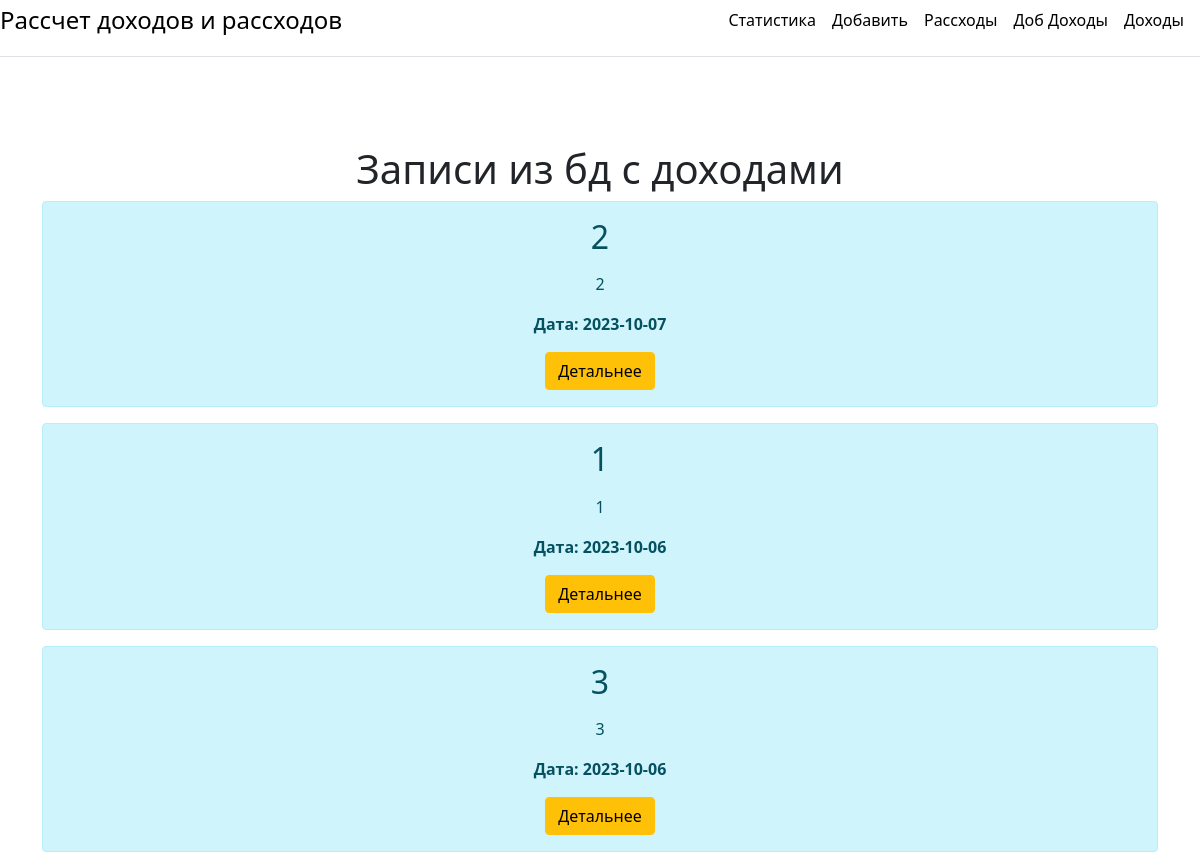
/incomes (upper part), run on an earlier commit of the app's database.
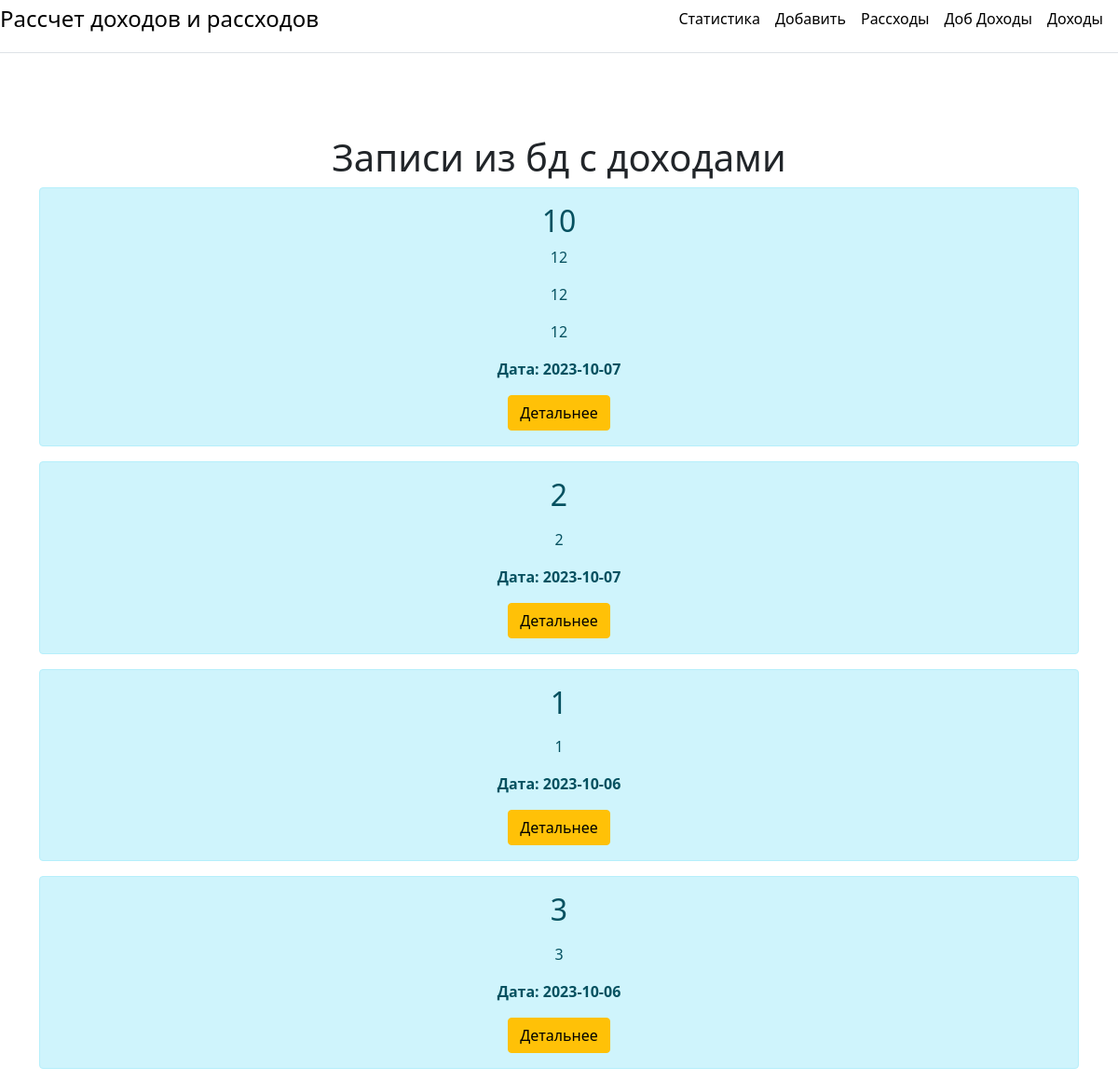
And on a later commit of the database.
### app.py (models this page shows, shortened)
class Income(db.Model):
    id = db.Column(db.Integer, primary_key=True)
    index_sal = db.Column(db.Integer, primary_key=False, default=0)
    sum_sal = db.Column(db.Integer, primary_key=False, default=0)
    name_sal = db.Column(db.String(100), default='Не указано описание')
    date = db.Column(db.DateTime, default=datetime.utcnow)

### app.py (the view)
@app.route('/incomes')
def posts2():
    income = Income.query.order_by(Income.date.desc()).all()
    return render_template("incomes.html", income=income)

### templates/incomes.html (shortened to what this page needs)
{% extends 'base.html' %}
{% block body%}
<div class="container mt-5">
    <h1> Записи из бд c доходами</h1>
    {% for e in income %}
    <div class="alert alert-info">
        <h2> {{e.id}} </h2>
        <p> {{e.index_sal}} </p>
        <p> {{e.sum_sal}} </p>
        <p> {{e.name_sal}} </p>
        <p><b> Дата: {{e.date.date() }}</b></p>
        <button class="btn btn-warning">Детальнее</button>
    </div>
    {% endfor %}
</div>
{% endblock %}

### templates/base.html (shortened to what this page needs)
<!doctype html>
<html lang="ru">
<head>
    <link rel="stylesheet" href="{{ url_for('static', filename ='css/main.css') }}">
    <link href="https://cdn.jsdelivr.net/npm/bootstrap@5.0.2/dist/css/bootstrap.min.css" rel="stylesheet">
</head>
<body>
    <header>
    <div class=" d-flex flex-column flex-md-row align-items-center pb-3 mb-4 border-bottom">
      <a href="/" class="d-flex align-items-center link-body-emphasis text-decoration-none">
         <span class="fs-4 align-center text-body-emphasis">Рассчет доходов и рассходов</span>
      </a>
      <nav class="d-inline-flex mt
-2 mt-md-0 ms-md-auto">
        <a class="me-3 py-2 link-body-emphasis text-decoration-none" href="/about">Статистика</a>
        <a class="me-3 py-2 link-body-emphasis text-decoration-none" href="/create-article">Добавить</a>
        <a class="me-3 py-2 link-body-emphasis text-decoration-none" href="/posts">Рассходы</a>
        <a class="me-3 py-2 link-body-emphasis text-decoration-none" href="/income">Доб Доходы</a>
        <a class="me-3 py-2 link-body-emphasis text-decoration-none" href="/incomes">Доходы</a>
      </nav>
    </div>
    <div class="pricing-header p-3 pb-md-4 mx-auto text-center">
          {% block body %}
        {% endblock %}
    </div>
  </header>
</body>
</html>

### static/css/main.css (style rules this page uses)
.text-decoration-none { color: black }

What changed in the data, as far as the page shows it:
added Income: id "10", index_sal "12", sum_sal "12", name_sal "12", date "2023-10-07"
